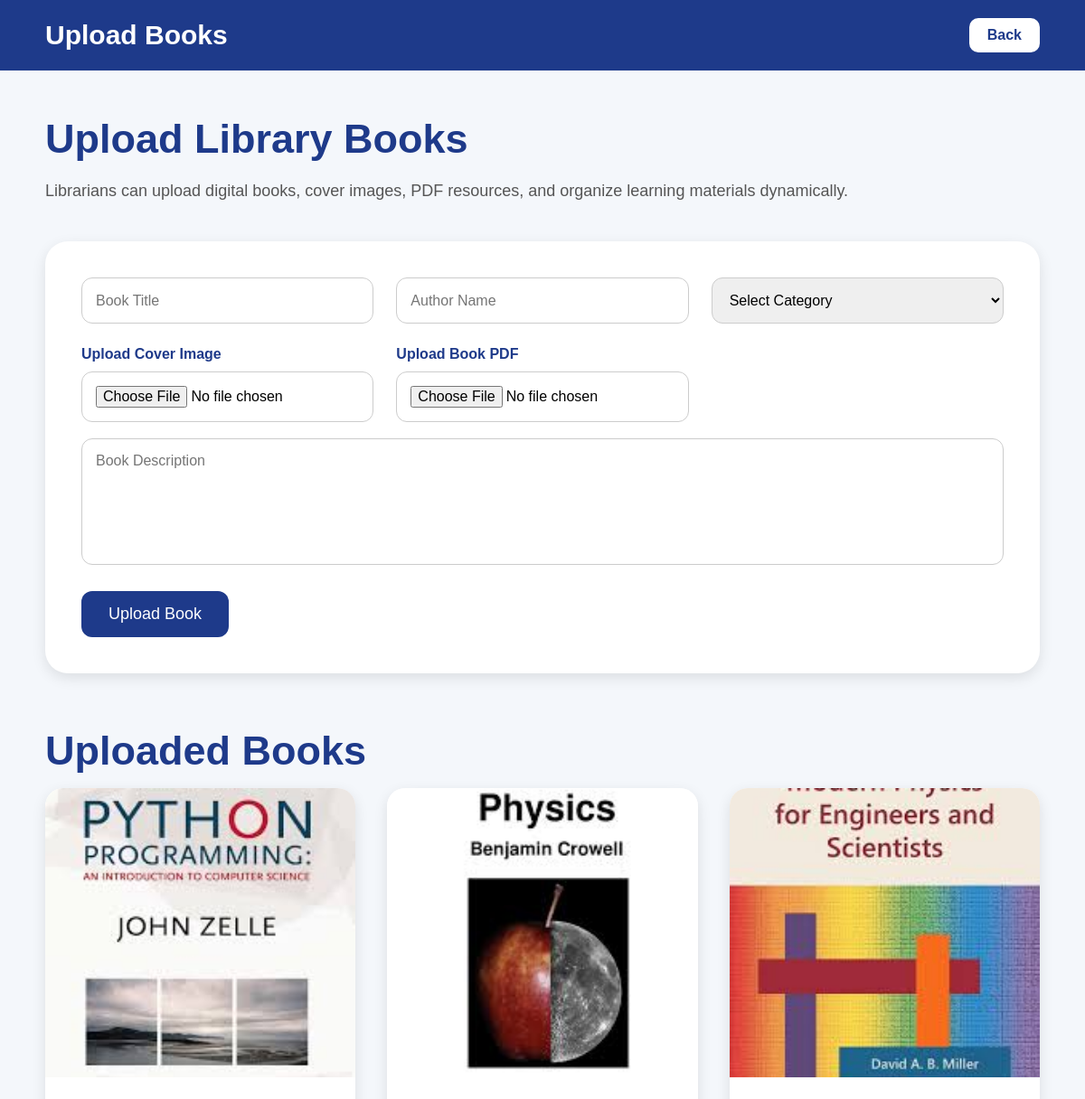
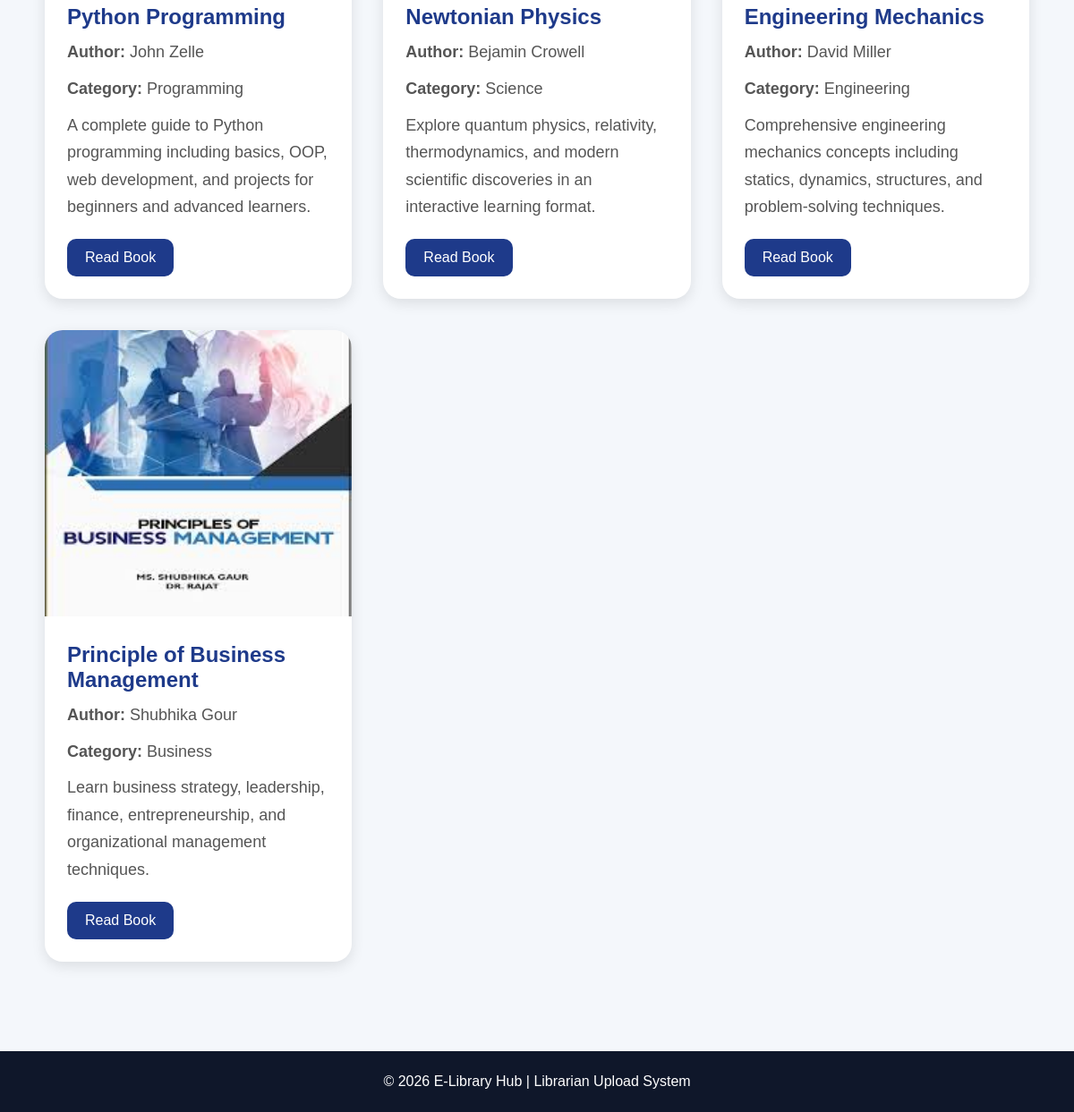
The page /upload-books/ on the database its author committed (2 pictures, top to bottom).
### library/models.py (models this page shows, shortened)
class Book(models.Model):
    category = models.ForeignKey(Category, on_delete=models.CASCADE)
    title = models.CharField(max_length=200)
    author = models.CharField(max_length=200)
    description = models.TextField()
    cover_image = models.ImageField(upload_to='covers/')
    book_pdf = models.FileField(upload_to='books/')
    created_at = models.DateTimeField(auto_now_add=True)

class Category(models.Model):
    name = models.CharField(max_length=100)

### library/views.py (the view, shortened to what this page needs)
# urls.py: path('upload-books/', views.upload_books, name='upload_books'),
def upload_books(request):
    categories = Category.objects.all()
    books = Book.objects.all()
    context = {
        'books': books,
        'categories': categories
    }
    return render(
        request,
        'library/upload_books.html',
        context
    )

### library/templates/library/upload_books.html (shortened to what this page needs)
<!DOCTYPE html>
<html lang="en">
<head>
</head>
<body>
<nav>
<div class="logo">
Upload Books
</div>
<a href="{% url 'dashboard' %}" class="back-btn">
Back
</a>
</nav>
<div class="container">
<h1>Upload Library Books</h1>
<p>
Librarians can upload digital books, cover images,
PDF resources, and organize learning materials dynamically.
</p>
<div class="form-box">
<form method="POST" enctype="multipart/form-data">
<div class="form-grid">
<input type="text"
name="title"
placeholder="Book Title"
required>
<input type="text"
name="author"
placeholder="Author Name"
required>
<select name="category" required>
<option value="">
Select Category
</option>
</select>
<div>
<label style="
display:block;
margin-bottom:10px;
font-weight:bold;
color:#1e3a8a;
">
Upload Cover Image
</label>
<input type="file"
name="cover_image"
accept="image/*"
required>
</div>
<div>
<label style="
display:block;
margin-bottom:10px;
font-weight:bold;
color:#1e3a8a;
">
Upload Book PDF
</label>
<input type="file"
name="book_pdf"
accept=".pdf"
required>
</div>
</div>
<br>
<textarea
name="description"
placeholder="Book Description"
required></textarea>
<button type="submit"
class="upload-btn">
Upload Book
</button>
</form>
</div>
<h1>Uploaded Books</h1>
<div class="books-grid">
{% for book in books %}
<div class="book-card">
<img src="{{ book.cover_image.url }}">
<div class="book-content">
<h2>{{ book.title }}</h2>
<p><strong>Author:</strong> {{ book.author }}</p>
<p><strong>Category:</strong> {{ book.category.name }}</p>
<p>{{ book.description|truncatewords:20 }}</p>
<a href="{{ book.book_pdf.url }}"
target="_blank"
class="read-btn">
Read Book
</a>
</div>
</div>
{% endfor %}
</div>
</div>
<footer>
© 2026 E-Library Hub | Librarian Upload System
</footer>
</body>
</html>

### library/templates/library/upload_books.html (style rules this page uses)
* { margin:0; padding:0; box-sizing:border-box; font-family:Arial,sans-serif; }
body { background:#f4f7fb; }
nav { background:#1e3a8a; padding:20px 50px; display:flex; justify-content:space-between; align-items:center; color:white; }
.logo { font-size:30px; font-weight:bold; }
.back-btn { background:white; color:#1e3a8a; padding:10px 20px; border-radius:10px; text-decoration:none; font-weight:bold; }
.container { padding:50px; }
.container h1 { font-size:45px; color:#1e3a8a; margin-bottom:15px; }
.container p { font-size:18px; color:#555; line-height:1.8; margin-bottom:40px; }
.form-box { background:white; padding:40px; border-radius:25px; box-shadow:0 5px 15px rgba(0,0,0,0.1); margin-bottom:60px; }
.form-grid { display:grid; grid-template-columns:repeat(auto-fit,minmax(300px,1fr)); gap:25px; }
input, textarea, select { width:100%; padding:15px; border-radius:12px; border:1px solid #ccc; font-size:16px; }
textarea { height:140px; resize:none; }
.upload-btn { margin-top:25px; padding:15px 30px; background:#1e3a8a; color:white; border:none; border-radius:12px; font-size:18px; cursor:pointer; transition:0.3s; }
.books-grid { display:grid; grid-template-columns:repeat(auto-fit,minmax(320px,1fr)); gap:35px; }
.book-card { background:white; border-radius:20px; overflow:hidden; box-shadow:0 5px 15px rgba(0,0,0,0.1); transition:0.3s; }
.book-card img { width:100%; height:320px; object-fit:cover; }
.book-content { padding:25px; }
.book-content h2 { color:#1e3a8a; margin-bottom:10px; }
.book-content p { line-height:1.7; margin-bottom:10px; }
.read-btn { display:inline-block; padding:12px 20px; background:#1e3a8a; color:white; border-radius:10px; text-decoration:none; margin-top:10px; }
footer { background:#0f172a; color:white; text-align:center; padding:25px; margin-top:50px; }

### rows shown on the page
Book: cover_image (picture), title "Python Programming", author "John Zelle", category.name "Programming", description "A complete guide to Python programming including basics, OOP, web development, and projects for beginners and advanced learners."
Book: cover_image (picture), title "Newtonian Physics", author "Bejamin Crowell", category.name "Science", description "Explore quantum physics, relativity, thermodynamics, and modern scientific discoveries in an interactive learning format."
Book: cover_image (picture), title "Engineering Mechanics", author "David Miller", category.name "Engineering", description "Comprehensive engineering mechanics concepts including statics, dynamics, structures, and problem-solving techniques."
Book: cover_image (picture), title "Principle of Business Management", author "Shubhika Gour", category.name "Business", description "Learn business strategy, leadership, finance, entrepreneurship, and organizational management techniques."
